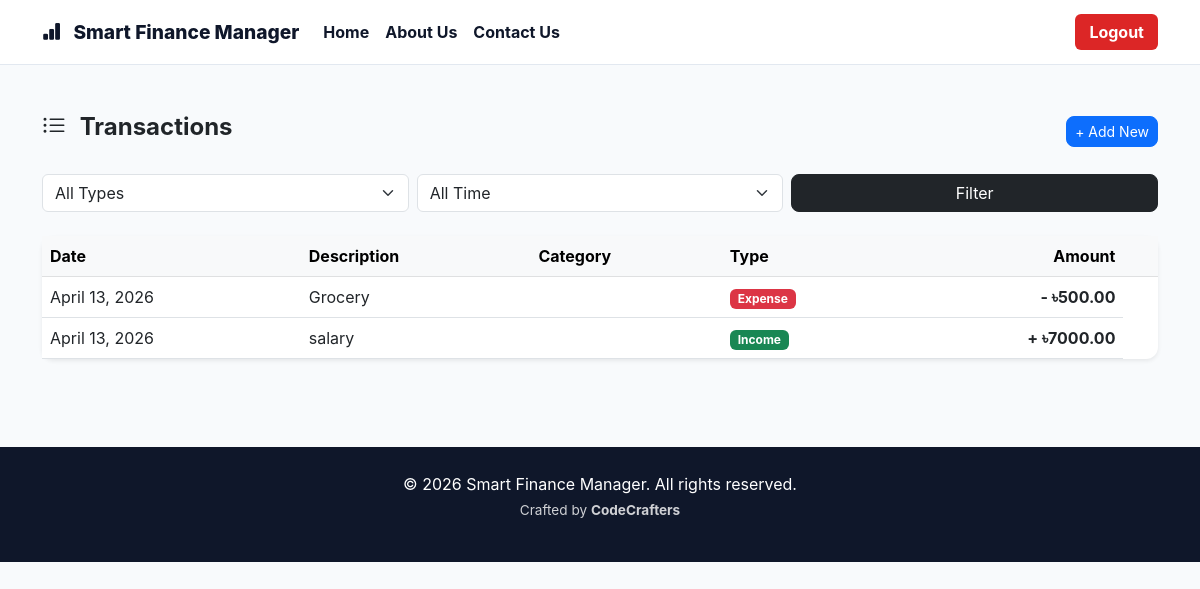
/individuals/transactions/ (signed in), run on an earlier commit of the app's database.
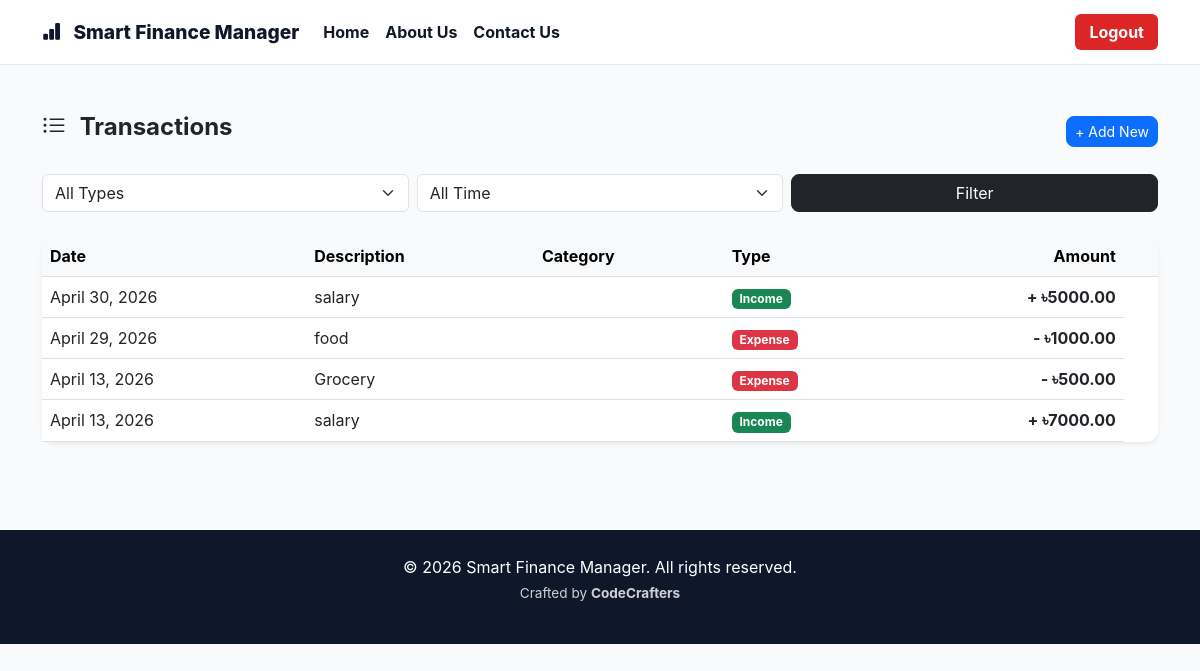
And on a later commit of the database.
### individuals/models.py (models this page shows, shortened)
class IndividualTransaction(models.Model):
    TYPE_CHOICES = [
        ('income', 'Income'),
        ('expense', 'Expense')
    ]
    user = models.ForeignKey(
        settings.AUTH_USER_MODEL,
        on_delete=models.CASCADE,
        related_name='ind_transactions'
    )
    type = models.CharField(max_length=10, choices=TYPE_CHOICES)
    amount = models.DecimalField(max_digits=12, decimal_places=2)
    description = models.TextField()
    date = models.DateField()
    created_at = models.DateTimeField(default=timezone.now, editable=False)
    class Meta:
        ordering = ['-date', '-created_at']

### individuals/views.py (the view)
# urls.py: path('transactions/', views.transaction_list, name='transaction_list'),
@login_required
def transaction_list(request):
    txns     = IndividualTransaction.objects.filter(user=request.user)
    filter_type = request.GET.get('type', '')
    filter_period = request.GET.get('period', '')
    today = date.today()
    if filter_type:
        txns = txns.filter(type=filter_type)
    if filter_period == 'today':
        txns = txns.filter(date=today)
    elif filter_period == 'month':
        txns = txns.filter(date__year=today.year, date__month=today.month)
    elif filter_period == 'year':
        txns = txns.filter(date__year=today.year)
    return render(request, 'individuals/transaction_list.html', {
        'txns': txns, 'filter_type': filter_type, 'filter_period': filter_period
    })

### templates/individuals/transaction_list.html (shortened to what this page needs)
{% extends 'base.html' %}
{% block content %}
<div class="container py-5">
  <div class="d-flex justify-content-between align-items-center mb-4">
    <h4 class="fw-bold">
      <i class="bi bi-list-ul me-2"></i>
      Transactions
    </h4>
    <a href="{% url 'individuals:add_transaction' %}"
       class="btn btn-primary btn-sm"
       style="border-radius:8px;">
      + Add New
    </a>
  </div>
  <form method="GET" class="row g-2 mb-4">
    <div class="col-md-4">
      <select name="type" class="form-select">
        <option value="">All Types</option>
      </select>
    </div>
    <div class="col-md-4">
      <select name="period" class="form-select">
        <option value="">All Time</option>
      </select>
    </div>
    <div class="col-md-4">
      <button class="btn btn-dark w-100" style="border-radius:8px;">
        Filter
      </button>
    </div>
  </form>
  <div class="card border-0 shadow-sm" style="border-radius:12px;">
    <div class="table-responsive">
      <table class="table table-hover align-middle mb-0">
        <thead class="table-light">
          <tr>
            <th>Date</th>
            <th>Description</th>
            <th>Category</th>
            <th>Type</th>
            <th class="text-end">Amount</th>
            <th></th>
          </tr>
        </thead>
        <tbody>
          {% for txn in txns %}
          <tr>
            <td>{{ txn.date }}</td>
            <td>{{ txn.description }}</td>
            <td>{{ txn.category }}</td>
            <td>
              {% if txn.type == 'income' %}
              <span class="badge bg-success">Income</span>
              {% else %}
              <span class="badge bg-danger">Expense</span>
              {% endif %}
            </td>
            <td class="text-end fw-bold">
              {% if txn.type == 'income' %}+{% else %}-{% endif %}
              ৳{{ txn.amount }}
            </td>
          </tr>
          {% endfor %}
        </tbody>
      </table>
    </div>
  </div>
</div>
{% endblock %}

### templates/base.html (shortened to what this page needs)
{% load static %}
<!DOCTYPE html>
<html lang="en">
<head>
  <link rel="stylesheet" href="https://cdn.jsdelivr.net/npm/bootstrap@5.3.0/dist/css/bootstrap.min.css">
  <link rel="stylesheet" href="https://cdn.jsdelivr.net/npm/bootstrap-icons@1.11.0/font/bootstrap-icons.css">
  <link rel="stylesheet" href="{% static 'css/style.css' %}">
</head>
<body class="{% block body_class %}{% endblock %}">
<nav class="navbar navbar-expand-lg sfm-navbar sticky-top">
  <div class="container">
    <a class="navbar-brand sfm-brand" href="/">
      <i class="bi bi-bar-chart-fill me-2"></i>
      Smart Finance Manager
    </a>
    <div class="collapse navbar-collapse" id="navMenu">
      <ul class="navbar-nav me-auto">
        <li class="nav-item"><a class="nav-link" href="/">Home</a></li>
        <li class="nav-item"><a class="nav-link" href="#about">About Us</a></li>
        <li class="nav-item"><a class="nav-link" href="#contact">Contact Us</a></li>
      </ul>
      <ul class="navbar-nav ms-auto align-items-lg-center gap-2">
        {% if user.is_authenticated %}
          <li class="nav-item">
            <a class="nav-link"
               href="{% url 'accounts:logout' %}"
               style="background:#dc2626; color:#ffffff !important; padding:6px 14px; border-radius:6px;">
              Logout
            </a>
          </li>
        {% endif %}
      </ul>
    </div>
  </div>
</nav>
<main>
  {% block content %}{% endblock %}
</main>
<footer class="sfm-footer">
  <div class="container text-center">
    <p class="mb-1">
      © 2026 Smart Finance Manager. All rights reserved.
    </p>
    <p style="font-size: 0.85rem; opacity: 0.8;">
      Crafted by <strong>CodeCrafters</strong>
    </p>
  </div>
</footer>
</body>
</html>

### static/css/style.css (style rules this page uses)
body { font-family: 'Inter', sans-serif; background: #f8fafc; }
.sfm-navbar { background: #ffffff; border-bottom: 1px solid #e2e8f0; padding: 12px 0; }
.sfm-brand { font-weight: 800; font-size: 1.2rem; color: #0f172a !important; }
.sfm-navbar .nav-link { color: #0f172a !important; font-weight: 700; padding: 8px 14px; }
.sfm-footer { background: #0f172a; color: #ffffff; padding: 25px 0; margin-top: 40px; }

What changed in the data, as far as the page shows it:
added IndividualTransaction: date "April 30, 2026", description "salary", type "Income", amount "5000.00"
added IndividualTransaction: date "April 29, 2026", description "food", type "Expense", amount "1000.00"
